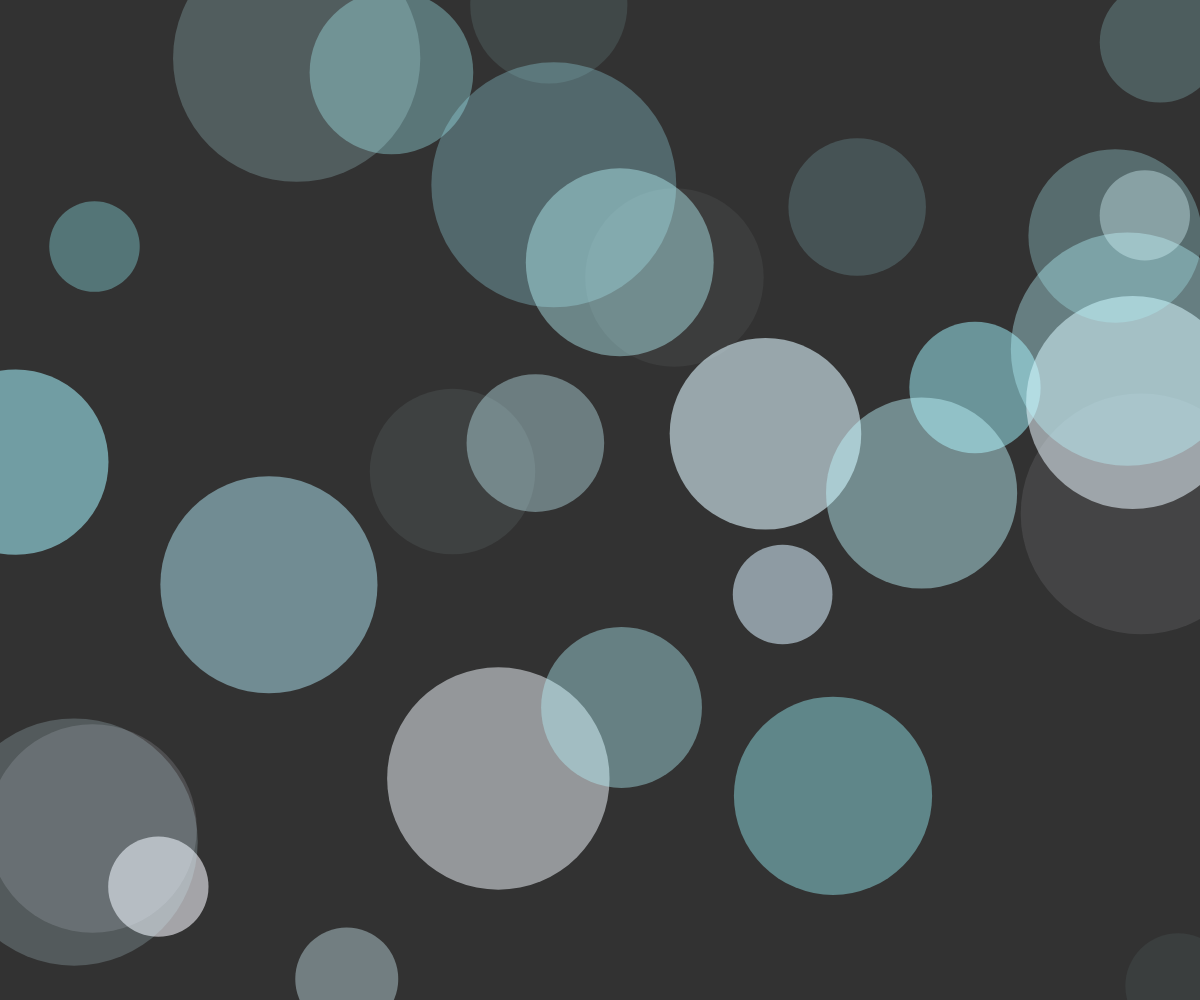
Frame 1 (no input)
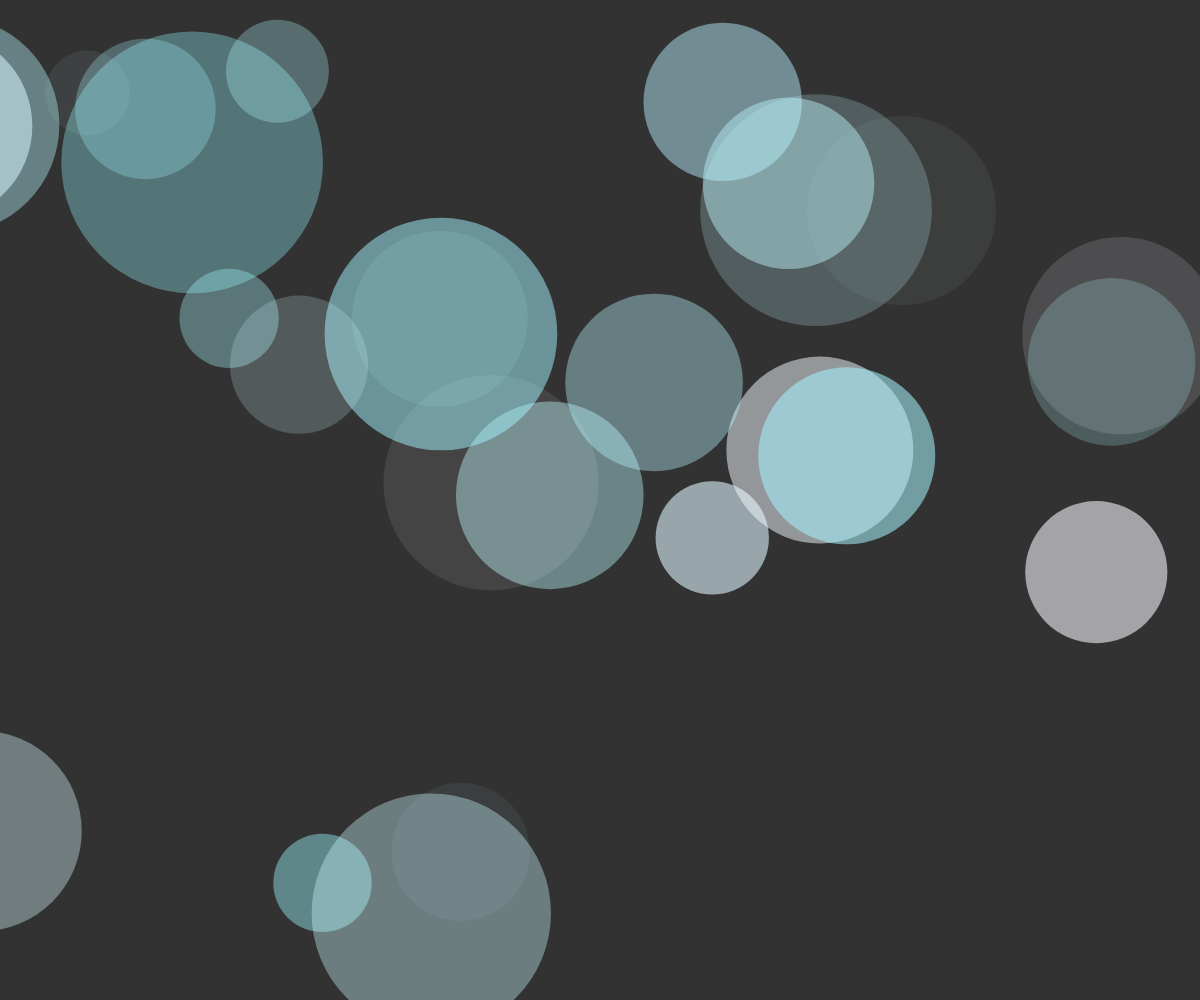
Frame 60 (no input)
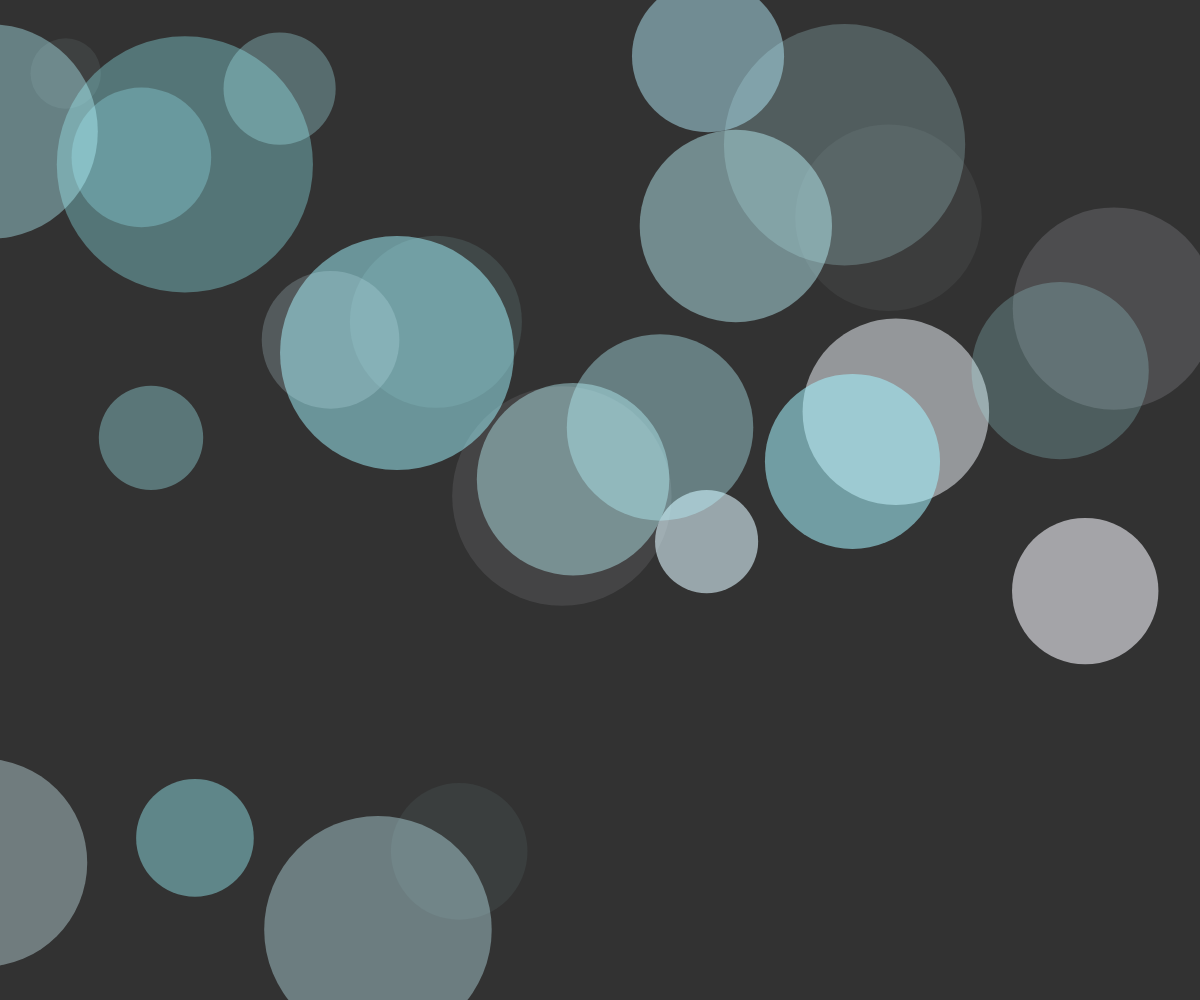
Frame 120 (the mouse pressed at the canvas centre since frame 60)

The p5.js sketch that drew these frames (run headless with seeded random() and noise() and a simulated clock; from frame 60 on, the mouse is pressed at the canvas centre):

// p5.js sketch
// ── sketch.js
let particles = [];

function setup() {
  createCanvas(windowWidth, windowHeight);

  for (let i = 0; i < 30; i++) {
    particles.push(new Particle(createVector(random(0, width), random(0, height)), createVector(random(0, 1000), random(0, 1000), random(0, 1000))));
  }
}

function draw() {
  background(50);

  for (let i = 0; i < particles.length; i++) {
    particles[i].show();
    particles[i].update();
  }
}

function windowResized(){
  resizeCanvas(windowWidth, windowHeight);
}

// ── particle.js
class Particle{

    constructor(pos, offset){
        this.pos = pos;
        this.offset = offset;
        this.s = random(90,250);
        this.o = random(10,150);
        this.c = color(random(150,250),random(240,250), 255, this.o);
        this.speed = random(0.0001, 0.001);
    }

    show(){
        fill(this.c);
        noStroke();
        circle(this.pos.x,this.pos.y, this.s);

        this.pos.x = noise(this.offset.x);
        this.pos.x = map(this.pos.x, 0 ,1, -width/2, width+width/2);
        
        this.pos.y = noise(this.offset.y);
        this.pos.y = map(this.pos.y, 0 ,1, -height/2, height + height/2);

        this.s = noise(this.offset.z);
        this.s = map(this.s, 0, 1, 50, 300);
    }

    update(){
        this.offset.x += this.speed;
        this.offset.y += this.speed;
        this.offset.z += this.speed * 3;
    }
}
